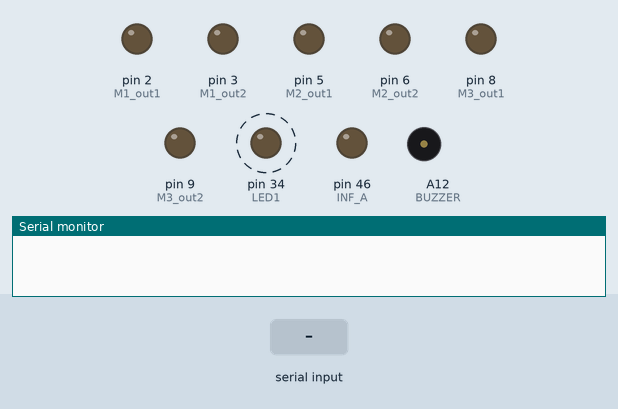
A sketch run on a simulated Arduino Mega 2560, built with avr-gcc and run on an emulated ATmega2560. Shown: output pins drawn as LEDs (lit = HIGH), buzzer (waves = sounding, pin HIGH), the last lines printed to the serial monitor. Dashed ring = blinking. The inputs (shaded band) are chosen by the test bench.

Above: at 1.1 s.
3.1 s: "}" received over the second serial link
At 4.4 s:
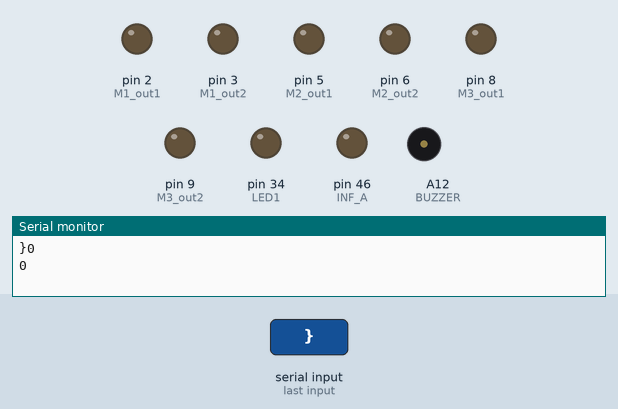
Timing chart, 0 to 6.1 s (numbered marks = the images above; inputs shaded):
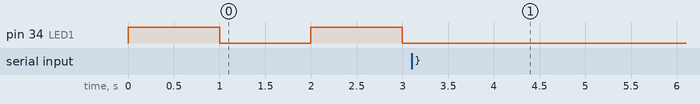

Measured:
- after the input at 3.1 s, pin 34 (LED1): stops changing and stays LOW
- by itself, pin 34 (LED1): alternates HIGH for 1.0 s and LOW for 1.0 s

The sketch:

WifiBuzzer.ino
```cpp
#include <ArduinoJson.h>
const int M1_out1 = 2;
const int M1_out2 = 3;
const int M2_out1 = 5;
const int M2_out2 = 6;
const int M3_out1 = 8;
const int M3_out2 = 9;
const int U1_echo = 23;
const int U1_trig = 22;
const int U2_trig = 35;
const int U2_echo = 47;
const int U3_trig = A14;
const int U3_echo = A15;
const int U3_vcc = A13;
const int INF_A = 46;
const int LED1 = 34;
const int BUZZER = A12;

int period = 1000; //us
float PWM_HIGH = 1;
int activeButton = -1;
int freq = 60;
int pwm = 0;
String inputString = "";         // a String to hold incoming data
bool stringComplete = false;  // whether the string is complete
void setup() {

  Serial.begin(57600);
  Serial3.begin(57600);

  pinMode(BUZZER, OUTPUT);
  pinMode(M1_out1, OUTPUT);
  pinMode(M1_out2, OUTPUT);
  pinMode(M2_out1, OUTPUT);
  pinMode(M2_out2, OUTPUT);
  pinMode(M3_out1, OUTPUT);
  pinMode(M3_out2, OUTPUT);
  pinMode(LED1, OUTPUT);
  pinMode(INF_A, OUTPUT);


 digitalWrite(M1_out1, LOW);
 digitalWrite(M1_out2, LOW);
 digitalWrite(M2_out1, LOW);
 digitalWrite(M2_out2, LOW);
 digitalWrite(M3_out1, LOW);
 digitalWrite(M3_out2, LOW);

}

void loop() {
  // put your main code here, to run repeatedly:
 if (activeButton ==0)
 {
   tone(BUZZER, freq);
  }
  else if(activeButton ==1)
  {
    noTone(BUZZER);
    digitalWrite(LED1, HIGH);
   delayMicroseconds(period*pwm/100.0);
   digitalWrite(LED1, LOW);
   delayMicroseconds(period*(1-pwm/100.0));
    }
  else{
    digitalWrite(LED1, HIGH);
    delay(1000);
    digitalWrite(LED1, LOW);
    delay(1000);
    }


}

void serialEvent3() {
  while (Serial3.available()) {
    // get the new byte:
    char inChar = (char)Serial3.read();
    // add it to the inputString:
    inputString += inChar;
    if (inChar == '}') {
      stringComplete = true;
    }
    Serial3.flush();
    // if the incoming character is a newline, set a flag so the main loop can
    // do something about it:


  }

   if (stringComplete) {
     Serial.print(inputString);;
     StaticJsonBuffer<200> jsonBuffer;
     JsonObject& root = jsonBuffer.parseObject(inputString);
     activeButton        = root["ActiveButton"];
     if (activeButton != -1){
        pwm = root["PWM"];
        freq= root["Frequency"];
        Serial.println(pwm);
        Serial.println(freq);
     }
     else{
        Serial.println("Cliente no conectado");
     }
      // clear the string:
      inputString = "";
      stringComplete = false;
    }


}
```
